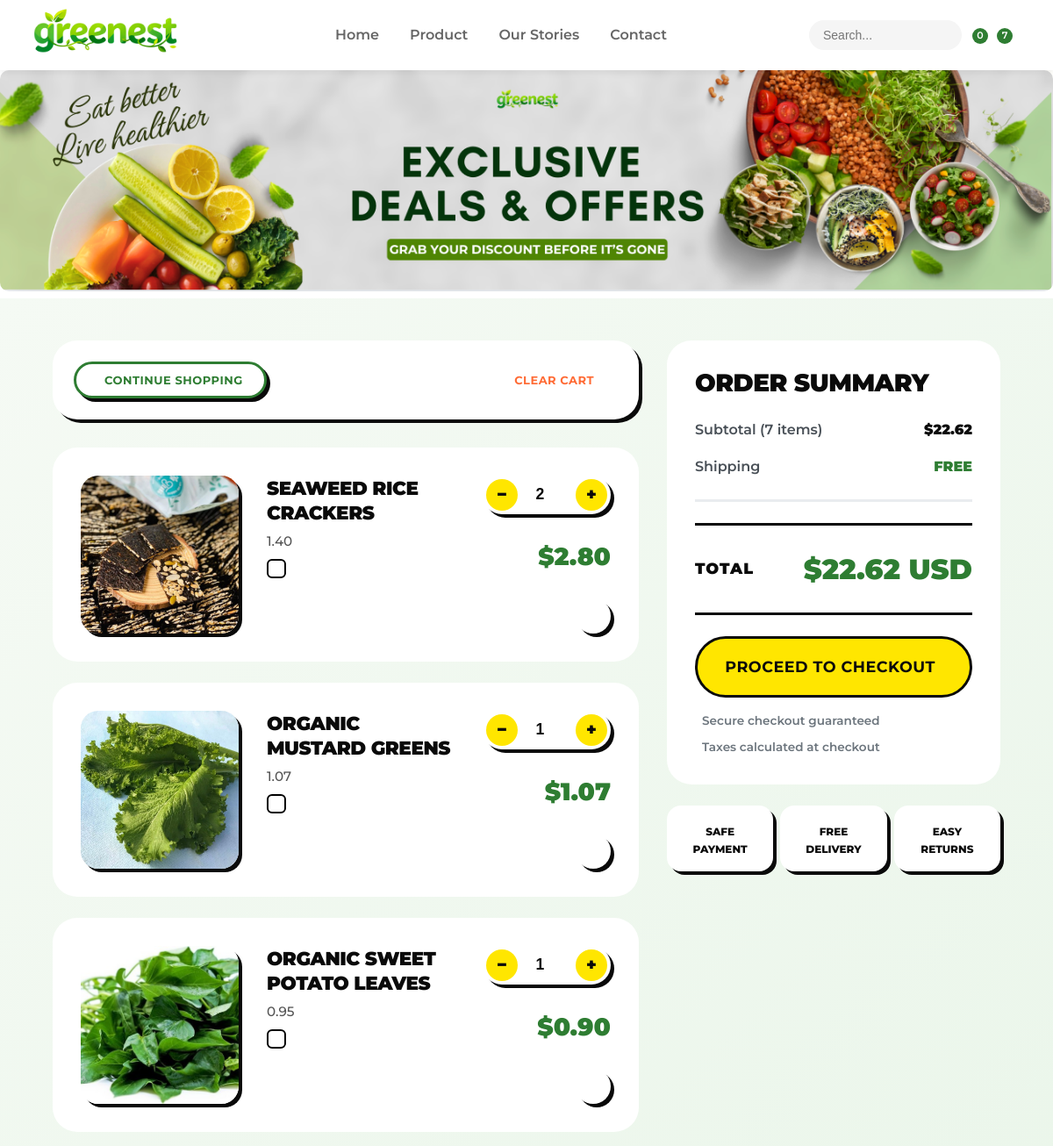
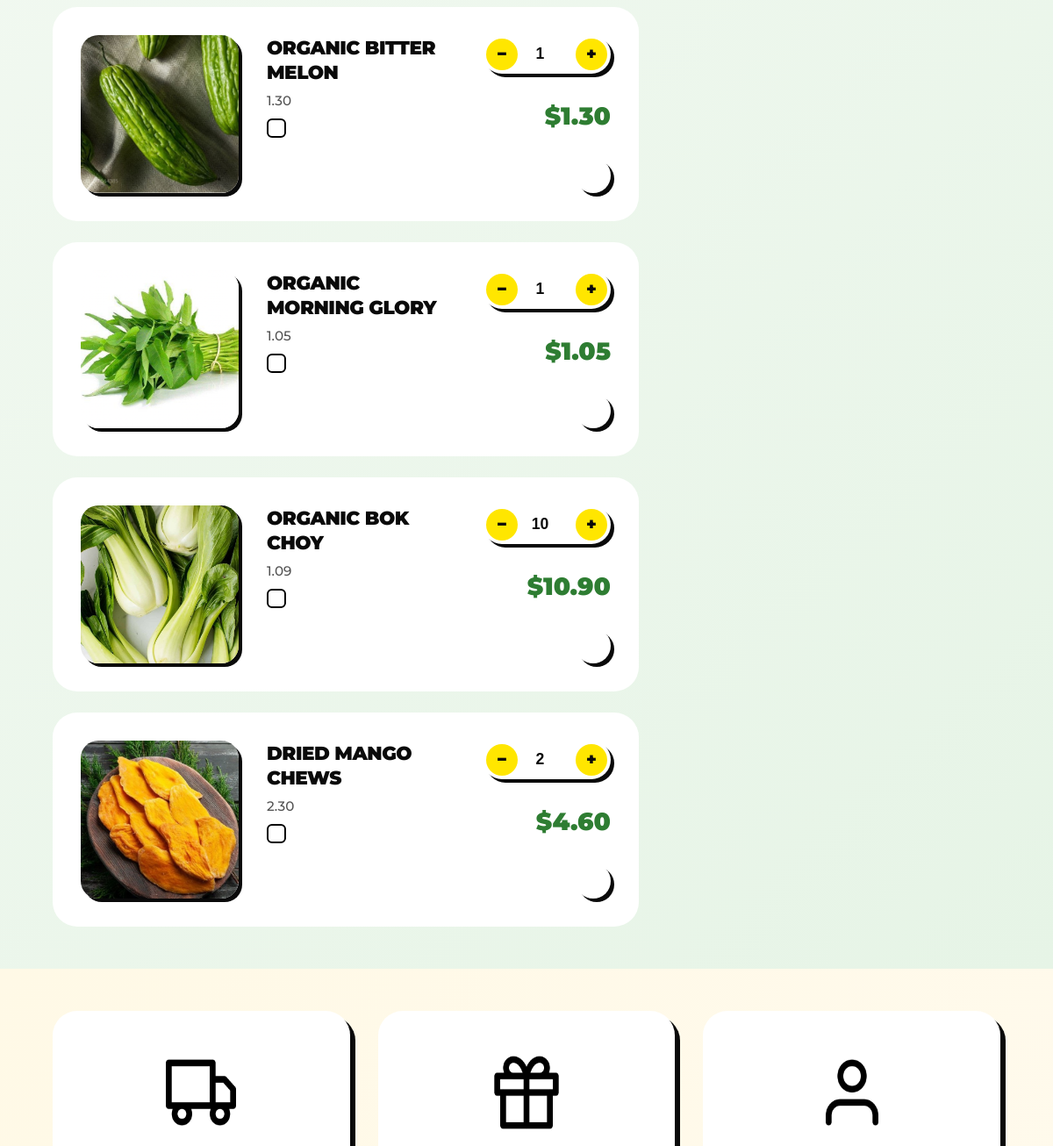
Before: /cart/ (signed in, upper part) with the older database file (2 pictures, top to bottom).
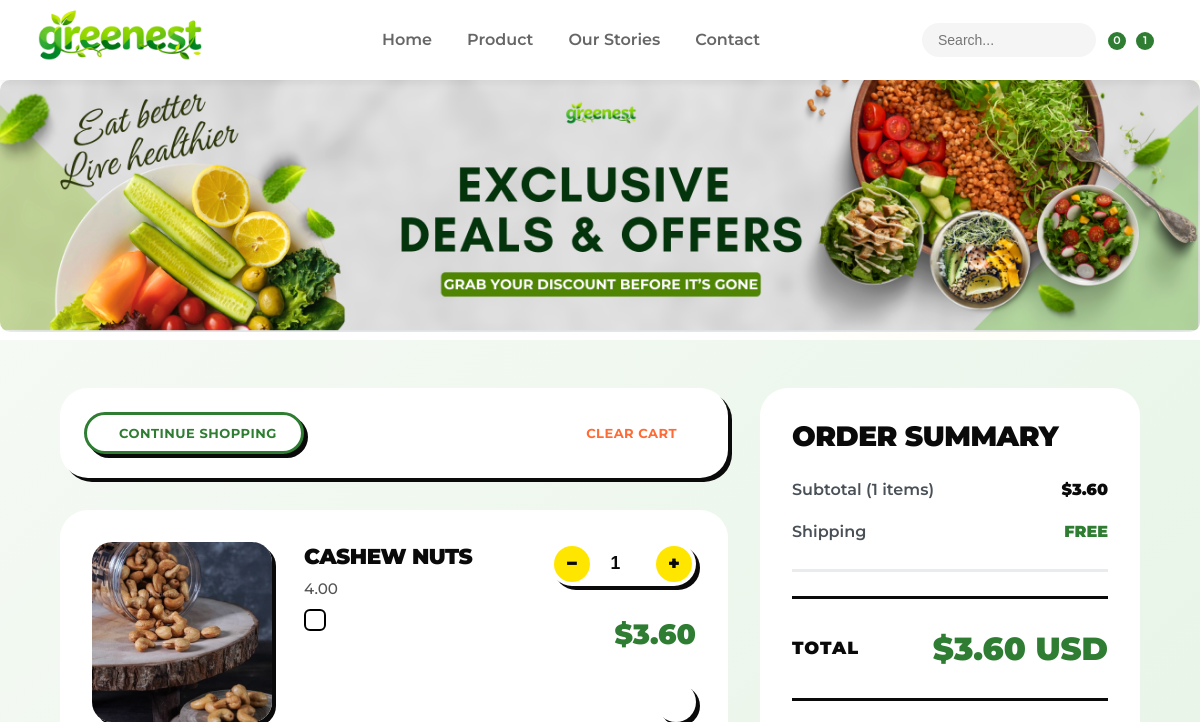
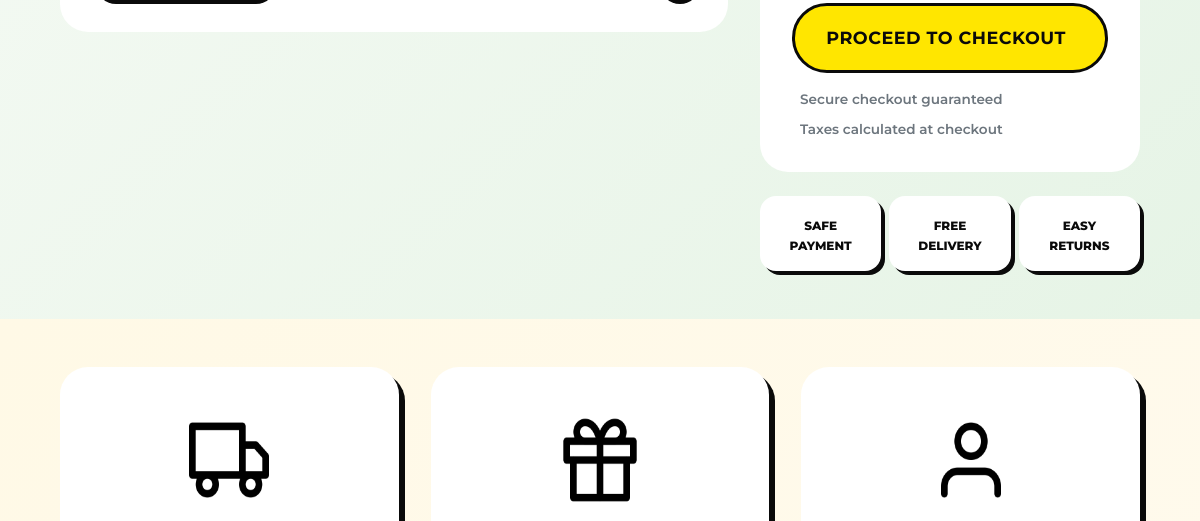
After: the same page with the newer database file (2 pictures, top to bottom).
### app/models/cart.py (models this page shows, shortened)
class Cart(models.Model):
    user = models.ForeignKey(
        settings.AUTH_USER_MODEL,
        on_delete=models.CASCADE,
        related_name="carts",
        null=True,
        blank=True
    )
    session_key = models.CharField(max_length=100, null=True, blank=True)
    created_at = models.DateTimeField(auto_now_add=True)
    @property
    def subtotal(self):
        total = sum(item.subtotal for item in self.items.all())
        return total or Decimal(0)
    @property
    def total(self):
        return self.subtotal

class CartItem(models.Model):
    cart = models.ForeignKey("Cart", on_delete=models.CASCADE, related_name="items")
    product = models.ForeignKey("Product", on_delete=models.CASCADE, null=True, blank=True)
    combo = models.ForeignKey("Combo", on_delete=models.CASCADE, null=True, blank=True)
    quantity = models.PositiveIntegerField(default=1)
    @property
    def item_price(self):
        if self.combo:
            return Decimal(self.combo.final_price)
        elif self.product:
            return Decimal(self.product.final_price)
        return Decimal(0)
    @property
    def subtotal(self):
        return self.item_price * Decimal(self.quantity)

### app/models/category_product.py (models this page shows, shortened)
class Product(models.Model):
    category = models.ManyToManyField(Category, related_name="products")
    name = models.CharField(max_length=200)
    supplier = models.ForeignKey(Supplier, on_delete=models.SET_NULL, null=True, blank=True, related_name="products")
    certifications = models.ManyToManyField(Certification, related_name="products", blank=True)
    image = models.ImageField(upload_to='products/', null=True, blank=True)
    description = models.TextField(null=True, blank=True)
    detail = models.TextField(null=True, blank=True)
    price = models.DecimalField(max_digits=10, decimal_places=2)
    stock = models.IntegerField(default=0)
    sale = models.BooleanField(default=False)
    discount_percentage = models.FloatField(default=0, null=True, blank=True)
    sale_price = models.DecimalField(max_digits=10, decimal_places=2, null=True, blank=True)
    created_at = models.DateTimeField(auto_now_add=True)
    @property
    def final_price(self):
        if self.sale:
            if self.sale_price and self.sale_price > 0:
                return self.sale_price
            elif self.discount_percentage:
                return Decimal(self.price) * (1 - Decimal(self.discount_percentage) / 100)
        return self.price

### app/views/view_cart.py (the view)
# urls.py: path('cart/', views.cart, name='cart'),
def cart(request):
    user_cart = get_or_create_cart(request)
    return render(request, "app/cart.html", {"cart": user_cart})

### app/views/view_cart.py (called while the page is built)
def get_or_create_cart(request):
    if request.user.is_authenticated:
        cart, _ = Cart.objects.get_or_create(user=request.user)
    else:
        if not request.session.session_key:
            request.session.create()
        session_key = request.session.session_key
        cart, _ = Cart.objects.get_or_create(session_key=session_key)
    return cart

### app/templates/app/cart.html (shortened to what the changed rows need)
{% extends "app/base.html" %}
{% load static %}
{% block content %}
<link rel="stylesheet" href="{% static 'app/css/cart.css' %}">
<link rel="stylesheet" href="{% static 'app/css/product_card.css' %}">
<link rel="stylesheet" href="{% static 'app/css/neo_brutalism_global.css' %}">
<link rel="stylesheet" href="{% static 'app/css/cart.css' %}">
<section class="cart-main-section">
  <div class="container">
  <div class="cart-grid">
  <div class="cart-items-wrapper">
    <div class="cart-items-list">
      {% if cart.items.all %}
        {% for item in cart.items.all %}
          <div class="cart-item">
            <div class="item-image-wrapper">
              {% if item.product %}
                <img src="{{ item.product.image.url }}" alt="{{ item.product.name }}" class="item-image">
              {% elif item.combo %}
                <img src="{{ item.combo.image.url }}" alt="{{ item.combo.name }}" class="item-image">
              {% endif %}
            </div>
            <div class="item-details">
              {% if item.product %}
                <h3 class="item-title">{{ item.product.name }}</h3>
                <p class="item-description">{{ item.product.price }}</p>
              {% elif item.combo %}
                <h3 class="item-title">{{ item.combo.name }}</h3>
                <p class="item-description">{{ item.combo.final_price|floatformat:2 }}</p>
              {% endif %}
              <label class="custom-checkbox">
                <input type="checkbox" name="selected_items" value="{{ item.id }}">
              </label>
            </div>
            <div class="item-actions">
              <div class="quantity-control">
                <a href="{% url 'update_quantity' item.id 'decrease' %}" class="qty-btn minus">−</a>
                <input type="number" value="{{ item.quantity }}" readonly class="qty-input">
                <a href="{% url 'update_quantity' item.id 'increase' %}" class="qty-btn plus">+</a>
              </div>
              <div class="item-price-wrapper">
                <span class="item-price">${{ item.subtotal|floatformat:2 }}</span>
              </div>
              <a href="{% url 'remove_item' item.id %}" class="btn-remove" title="Remove item">
              </a>
            </div>
          </div>
        {% endfor %}
      {% else %}
        <p style="text-align:center; color:var(--gray); padding:32px 0;">
          Your shopping cart is empty.
        </p>
      {% endif %}
    </div>
     </div>
  <div class="checkout-sidebar sticky-sidebar ">
    <div class="summary-card">
      <h2 class="summary-title">Order Summary</h2>
      <div class="summary-details">
        <div class="summary-row">
          <span>Subtotal ({{ cart.items.count }} items)</span>
          <span class="amount">${{ cart.subtotal|floatformat:2 }}</span>
        </div>
      </div>
      <div class="summary-total">
        <span class="total-label">TOTAL</span>
        <span class="total-amount">${{ cart.total|floatformat:2 }} USD</span>
      </div>
    </div>
  </div>
</div>
</div>
</section>
{% endblock %}

### app/templates/app/base.html (shortened to what this page needs)
{% load static %}
<!DOCTYPE html>
<html lang="vi">
<head>
    <link rel="stylesheet" href="{% static 'app/css/header_footer.css' %}">
    <link rel="stylesheet" href="{% static 'app/css/neo_brutalism_global.css' %}">
    <link rel="stylesheet" href="https://cdn.lineicons.com/4.0/lineicons.css">
</head>
<body>
    <header class="site-header">
        <div class="header-container">
            <a href="{% url 'home' %}" class="logo">
                <img src="{% static 'app/images/newlogo.png' %}" alt="GreenNest Logo" class="logo-img">
            </a>
            <nav class="navbar">
                <ul class="nav-menu">
                    <li class="nav-item {% if request.path == '/' %}active{% endif %}">
                        <a href="{% url 'home' %}" class="nav-link">Home</a>
                    </li>
                    <li class="nav-item {% if '/productlist' in request.path %}active{% endif %}">
                        <a href="{% url 'productlist' %}" class="nav-link">Product</a>
                    </li>
                    <li class="nav-item {% if '/blog' in request.path %}active{% endif %}">
                        <a href="{% url 'blog' %}" class="nav-link">Our Stories</a>
                    </li>
                    <li class="nav-item {% if '/contact' in request.path %}active{% endif %}">
                        <a href="{% url 'contact' %}" class="nav-link">Contact</a>
                    </li>
                </ul>
            </nav>
            <div class="header-tools">
                <div class="header-search">
                    <form action="{% url 'search' %}" method="GET" class="search-form">
                        <input type="text" name="q" placeholder="Search..." class="search-input"
                            value="{{ request.GET.q|default:'' }}">
                        <button type=" submit" class="search-btn" aria-label="Submit search">
                             </button>
                    </form>
                </div>
                <div class="wishlist-wrapper">
                    <a href="#" class="icon-btn wishlist-icon" aria-label="Wishlist">
                         <span class="badge wishlist-count">0</span>
                    </a>
                </div>
                <div class="cart-wrapper">
                    <a href="{% url 'cart' %}" class="icon-btn" aria-label="Shopping Cart">
                         <span class="badge">{{ cart.items.count|default:0 }}</span>
                    </a>
                </div>
                <div class="user-wrapper">
                    {% if request.user.is_authenticated %}
                    <a href="#" class="icon-btn" aria-label="Account">
                    </a>
                    {% else %}
                    <a href="{% url 'auth' %}">
                        <h4>Login</h4>
                    </a>
                    {% endif %}
                </div>
            </div>
        </div>
    </header>
    <main>
        {% block content %}{% endblock %}
    </main>
</body>
</html>

Changed rows visible on the page:
removed CartItem: product.image (picture), product.name "SEAWEED RICE CRACKERS", product.price "1.40", quantity "2", subtotal "2.80"
removed CartItem: product.image (picture), product.name "ORGANIC MUSTARD GREENS", product.price "1.07", quantity "1", subtotal "1.07"
removed CartItem: product.image (picture), product.name "ORGANIC SWEET POTATO LEAVES", product.price "0.95", quantity "1", subtotal "0.90"
removed CartItem: product.image (picture), product.name "ORGANIC BITTER MELON", product.price "1.30", quantity "1", subtotal "1.30"
removed CartItem: product.image (picture), product.name "ORGANIC MORNING GLORY", product.price "1.05", quantity "1", subtotal "1.05"
removed CartItem: product.image (picture), product.name "ORGANIC BOK CHOY", product.price "1.09", quantity "10", subtotal "10.90"
removed CartItem: product.image (picture), product.name "DRIED MANGO CHEWS", product.price "2.30", quantity "2", subtotal "4.60"
computed for Cart: items.count "7" → "1"; subtotal "22.62" → "3.60"; total "22.62" → "3.60"
added CartItem: product.image (picture), product.name "CASHEW NUTS", product.price "4.00", quantity "1", subtotal "3.60"
